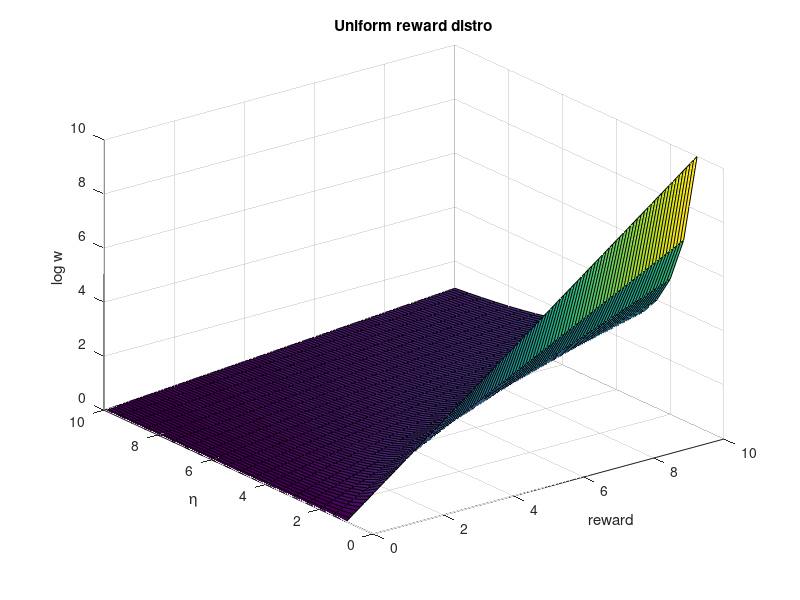
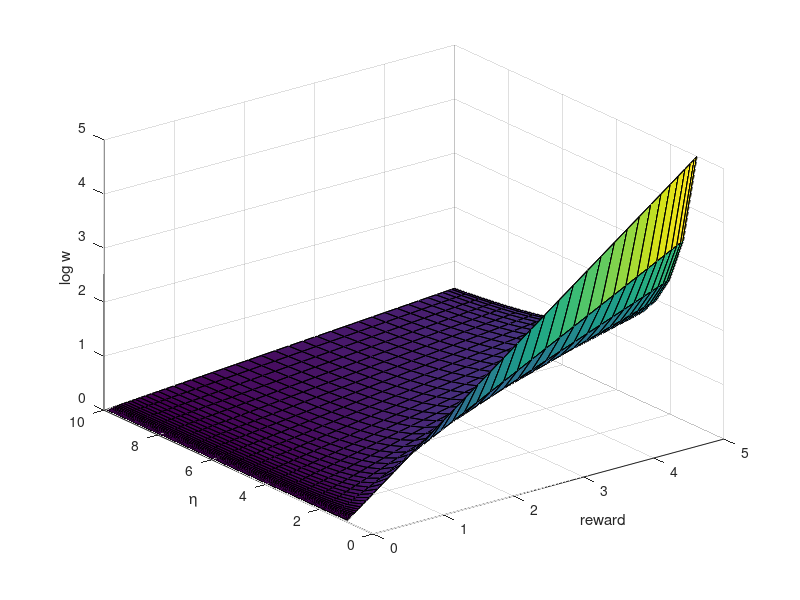

These charts were generated, in order, by the following MATLAB code:
% Demonstrating how the exponential scaling changes the weight distribution
% based on the reward distribution (uniform, gaussian, etc.)
%
% w = exp(r/eta);
%

clear all, close all

% uniform reward distribution
r = 0:.1:10; rlen = length(r);
eta = [1:.5:10]'; etalen = length(eta);

w = exp(bsxfun(@rdivide, r, eta));

rr = repmat(r, etalen, 1);
eeta = repmat(eta, 1, rlen);

surf(rr, eeta, log(w))

xlabel('reward'), ylabel('\eta'), zlabel('log w')
title('Uniform reward distro')

% uniform reward distribution
x = 0:.1:10; r = 5*exp(-.5/1.5^2 * (x - 5).^2);
rlen = length(r);
eta = [1:.5:10]'; etalen = length(eta);

w = exp(bsxfun(@rdivide, r, eta));

rr = repmat(r, etalen, 1);
eeta = repmat(eta, 1, rlen);

figure
surf(rr, eeta, log(w))

xlabel('reward'), ylabel('\eta'), zlabel('log w')




